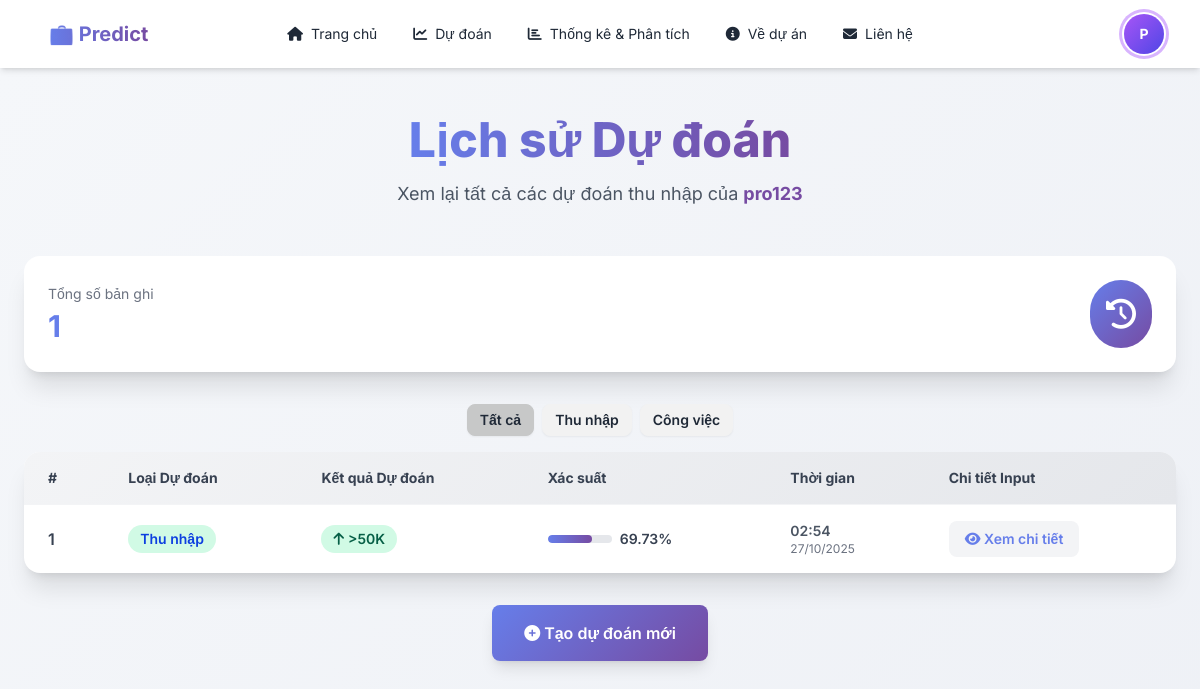
/users/history/ (signed in), run on the app's committed database.
### predictor/models.py (models this page shows, shortened)
class PredictionHistory(models.Model):
    user = models.ForeignKey(User, on_delete=models.CASCADE, related_name='predictions')
    input_data = models.JSONField() # Lưu trữ input dưới dạng JSON
    output_result = models.CharField(max_length=10) # >50K hoặc <=50K
    probability = models.FloatField() # Xác suất
    prediction_date = models.DateTimeField(default=timezone.now)

### accounts/views.py (the view)
# urls.py: path("history/", views.activity_history_views, name="history")
@login_required
def activity_history_views(request):
    current_user_id = request.user.id
    PredictionHistory = apps.get_model('predictor', 'PredictionHistory')
    UnemploymentHistory = apps.get_model('predictor', 'UnemploymentHistory')
    income_history = PredictionHistory.objects.filter(user__id=current_user_id)
    unemployment_history = UnemploymentHistory.objects.filter(user__id=current_user_id)
    combined_history_list = []
    for record in income_history:
        record.type = 'Thu nhập' # Thêm thuộc tính type
        combined_history_list.append(record)
    for record in unemployment_history:
        record.type = 'Thất nghiệp' # Thêm thuộc tính type
        combined_history_list.append(record)
    sorted_history = sorted(combined_history_list, key=attrgetter('prediction_date'), reverse=True)
    context = {
        'history': sorted_history, # Truyền danh sách đã sắp xếp vào template
        'count': len(sorted_history) # Đếm tổng số bản ghi
    }
    return render(request, 'users/activity_history.html',  context)

### accounts/templates/users/activity_history.html (shortened to what this page needs)
{% extends "base.html" %}
{% block content %}
<div class="min-h-screen py-12 px-4" style="background: linear-gradient(135deg, #f5f7fa 0%, #e8ebf2 100%);">
    <div class="max-w-6xl mx-auto">
        <div class="text-center mb-12" style="animation: fadeIn 0.8s ease-out;">
            <h1 class="text-5xl font-extrabold mb-4">
                <span style="background: linear-gradient(90deg, #667eea 0%, #764ba2 50%, #667eea 100%); background-size: 200% auto; color: transparent; -webkit-background-clip: text; background-clip: text; animation: gradient 3s linear infinite;">
                </span>
            </h1>
            <p class="text-lg text-gray-600">
                Xem lại tất cả các dự đoán thu nhập của
                <span class="font-bold" style="color: #764ba2;">{{ user.first_name|default:user.username }}</span>
            </p>
        </div>
        {% if count == 0 %}
        <div class="bg-white rounded-2xl shadow-xl p-12 text-center" style="transition: transform 0.3s ease;">
            <div class="mb-6">
                <i class="fas fa-inbox text-6xl" style="color: #667eea;"></i>
            </div>
            <h3 class="text-2xl font-bold text-gray-800 mb-3">Chưa có dữ liệu</h3>
            <p class="text-gray-600 mb-6">Bạn chưa có bản ghi dự đoán nào. Hãy thử dự đoán thu nhập của bạn ngay!</p>
            <a href="{% url 'predict' %}"
                class="inline-block px-8 py-3 text-white font-semibold rounded-lg shadow-lg transition-all"
                style="background: linear-gradient(135deg, #667eea 0%, #764ba2 100%);"
                onmouseover="this.style.opacity='0.9'; this.style.transform='translateY(-2px)';"
                onmouseout="this.style.opacity='1'; this.style.transform='translateY(0)';">
                <i class="fas fa-magic"></i> Dự đoán ngay
            </a>
        </div>
        {% else %}
        <div class="bg-white rounded-2xl shadow-xl p-6 mb-8" style="transition: transform 0.3s ease;">
            <div class="flex items-center justify-between">
                <div>
                    <p class="text-sm text-gray-500 mb-1">Tổng số bản ghi</p>
                    <p class="text-3xl font-bold" style="color: #667eea;">{{ count }}</p>
                </div>
                <div class="p-4 rounded-full" style="background: linear-gradient(135deg, #667eea 0%, #764ba2 100%);">
                    <i class="fas fa-history text-3xl text-white"></i>
                </div>
            </div>
        </div>
        <div class="mb-4 flex flex-wrap gap-2 justify-center" id="filter-buttons">
            <button class="btn btn-sm btn-active filter-btn" data-filter="all">Tất cả</button>
            <button class="btn btn-sm filter-btn" data-filter="Thu nhập">Thu nhập</button>
            <button class="btn btn-sm filter-btn" data-filter="Thất nghiệp">Công việc</button>
        </div>
        <div class="bg-white rounded-2xl shadow-xl overflow-hidden hidden md:block" style="transition: transform 0.3s ease;">
            <div class="overflow-x-auto">
                <table class="w-full" id="history-table">
                    <thead style="background: linear-gradient(135deg, #f3f4f6 0%, #e5e7eb 100%);">
                        <tr>
                            <th class="px-6 py-4 text-left text-sm font-bold text-gray-700">#</th>
                            <th class="px-6 py-4 text-left text-sm font-bold text-gray-700">Loại Dự đoán</th>
                            <th class="px-6 py-4 text-left text-sm font-bold text-gray-700">Kết quả Dự đoán</th>
                            <th class="px-6 py-4 text-left text-sm font-bold text-gray-700">Xác suất</th>
                            <th class="px-6 py-4 text-left text-sm font-bold text-gray-700">Thời gian</th>
                            <th class="px-6 py-4 text-left text-sm font-bold text-gray-700">Chi tiết Input</th>
                        </tr>
                    </thead>
                    <tbody>
                        {% for record in history %}
                        <tr class="border-t border-gray-100 hover:bg-purple-50 transition-colors history-row-desktop"
                            data-type="{{ record.type }}">
                            <td class="px-6 py-4 font-semibold text-gray-700">{{ forloop.counter }}</td>
                            <td class="px-6 py-4">
                                {% if record.type == 'Thu nhập' %}
                                <span class="inline-flex items-center px-3 py-1 rounded-full text-sm font-semibold"
                                    style="background-color: #d1fae5; color: #0d3fe0;">
                                    {{ record.type }}
                                </span>
                                {% elif record.type == 'Thất nghiệp' %}
                                <span class="inline-flex items-center px-3 py-1 rounded-full text-sm font-semibold"
                                    style="background-color: #fee2e2; color: #991b1b;">
                                    Công việc
                                </span>
                                {% else %}
                                {{ record.type }}
                                {% endif %}
                            </td>
                            <td class="px-6 py-4">
                                {% if record.type == 'Thu nhập' %}
                                    {% if record.output_result == '>50K' %}
                                    <span class="inline-flex items-center px-3 py-1 rounded-full text-sm font-semibold"
                                        style="background-color: #d1fae5; color: #065f46;">
                                        <i class="fas fa-arrow-up mr-1"></i>
                                        {{ record.output_result }}
                                    </span>
                                    {% else %}
                                    <span class="inline-flex items-center px-3 py-1 rounded-full text-sm font-semibold"
                                        style="background-color: #fee2e2; color: #991b1b;">
                                        <i class="fas fa-arrow-down mr-1"></i>
                                        {{ record.output_result }}
                                    </span>
                                    {% endif %}
                                {% endif %}
                            </td>
                            <td class="px-6 py-4">
                                <div class="flex items-center gap-2">
                                    <div class="w-16 h-2 bg-gray-200 rounded-full overflow-hidden">
                                        <div class="h-full rounded-full transition-all probability-bar" data-probability="{{ record.probability }}" style="background: linear-gradient(90deg, #667eea 0%, #764ba2 100%);">
                                        </div>
                                    </div>
                                    <span class="text-sm font-semibold text-gray-700">{{ record.probability }}%</span>
                                </div>
                            </td>
                            <td class="px-6 py-4">
                                <div class="text-sm text-gray-600">
                                    <div class="font-semibold">{{ record.prediction_date|date:"H:i" }}</div>
                                    <div class="text-xs text-gray-500">{{ record.prediction_date|date:"d/m/Y" }}</div>
                                </div>
                            </td>
                            <td class="px-6 py-4">
                                <button class="detail-btn px-4 py-2 text-sm font-semibold rounded-lg transition-all"
                                    data-target="details-desktop-{{ forloop.counter }}"
                                    style="background-color: #f3f4f6; color: #667eea;"
                                    onmouseover="this.style.backgroundColor='#667eea'; this.style.color='white';"
                                    onmouseout="this.style.backgroundColor='#f3f4f6'; this.style.color='#667eea';">
                                    <i class="fas fa-eye"></i> Xem chi tiết
                                </button>
                            </td>
                        </tr>
                        {% endfor %}
                    </tbody>
                </table>
            </div>
        </div>
        <div class="mt-8 text-center">
            <a href="{% url 'predict' %}"
                class="inline-block px-8 py-4 text-white font-semibold rounded-lg shadow-lg transition-all"
                style="background: linear-gradient(135deg, #667eea 0%, #764ba2 100%);"
                onmouseover="this.style.opacity='0.9'; this.style.transform='translateY(-2px)';"
                onmouseout="this.style.opacity='1'; this.style.transform='translateY(0)';">
                <i class="fas fa-plus-circle"></i> Tạo dự đoán mới
            </a>
        </div>
        {% endif %}
    </div>
</div>
{% endblock %}

### templates/base.html (shortened to what this page needs)
<!DOCTYPE html>
<html lang="vi">
<head>
    {% load static %}
    <script src="https://cdn.tailwindcss.com"></script>
    <link href="https://cdn.jsdelivr.net/npm/daisyui@4.4.19/dist/full.min.css" rel="stylesheet" type="text/css" />
    <link href="https://cdnjs.cloudflare.com/ajax/libs/font-awesome/6.4.0/css/all.min.css" rel="stylesheet">
</head>
<body class="min-h-screen flex flex-col bg-gray-50" data-theme="light">
    <header class="sticky top-0 z-50 bg-white shadow-md">
        <div class="navbar max-w-7xl mx-auto px-4 lg:px-8">
            <div class="navbar-start">
                <a class="btn btn-ghost text-xl font-bold hover-lift" href="{% url 'home' %}">
                    <span class="gradient-text">💼 Predict</span>
                </a>
            </div>
            <div class="navbar-center hidden lg:flex">
                <ul class="menu menu-horizontal px-1 gap-1">
                    <li>
                        <a href="{% url 'home' %}"
                            class="hover:bg-purple-50 hover:text-purple-600 transition-colors rounded-lg">
                            <i class="fas fa-home"></i> Trang chủ
                        </a>
                    </li>
                    <li>
                        <a href="{% url 'predict' %}"
                            class="hover:bg-purple-50 hover:text-purple-600 transition-colors rounded-lg">
                            <i class="fas fa-chart-line"></i> Dự đoán
                        </a>
                    </li>
                    <li>
                        <a href="{% url 'statistical' %}"
                            class="hover:bg-purple-50 hover:text-purple-600 transition-colors rounded-lg">
                            <i class="fas fa-chart-bar"></i> Thống kê & Phân tích
                        </a>
                    </li>
                    <li>
                        <a href="{% url 'about' %}"
                            class="hover:bg-purple-50 hover:text-purple-600 transition-colors rounded-lg">
                            <i class="fas fa-info-circle"></i> Về dự án
                        </a>
                    </li>
                    <li>
                        <a href="{% url 'contact' %}"
                            class="hover:bg-purple-50 hover:text-purple-600 transition-colors rounded-lg">
                            <i class="fas fa-envelope"></i> Liên hệ
                        </a>
                    </li>
                </ul>
            </div>
            {% load socialaccount %}
            <div class="navbar-end gap-2">
                {% if user.is_authenticated %}
                <div class="dropdown dropdown-end">
                    <div tabindex="0" role="button" class="btn btn-ghost btn-circle avatar hover-lift">
                        <div class="w-10 rounded-full ring ring-purple-300 ring-offset-2">
                            {% get_social_accounts user as social_accounts %}
                            {% if social_accounts.google %}
                            {% for account in social_accounts.google|slice:":1" %}
                            <img src="{{ account.get_avatar_url }}" alt="Avatar" />
                            {% endfor %}
                            {% else %}
                            <div
                                class="bg-gradient-to-br from-purple-500 to-indigo-600 w-full h-full flex items-center justify-center text-white font-bold">
                                {{ user.first_name|first|default:user.username|first|upper }}
                            </div>
                            {% endif %}
                        </div>
                    </div>
                </div>
                {% endif %}
            </div>
        </div>
    </header>
    <main class="flex-grow">
        {% block content %}
        {% endblock %}
    </main>
</body>
</html>

### templates/base.html (style rules this page uses)
body { font-family: 'Inter', sans-serif; }
html { scroll-behavior: smooth; }
.gradient-text { background: linear-gradient(90deg, #667eea 0%, #764ba2 50%, #667eea 100%); background-size: 200% auto; color: transparent; -webkit-background-clip: text; background-clip: text; animation: gradient 3s linear infinite; }
.hover-lift { transition: transform 0.3s ease, box-shadow 0.3s ease; }

### data on the page
PredictionHistory: type "Thu nhập", output_result ">50K", probability "69.73", prediction_date "02:54", prediction_date "27/10/2025"

### other printed values
{{ user.first_name|first|default:user.username|first|upper }} "P"
{{ user.first_name|default:user.username }} "pro123"
{{ count }} "1"
